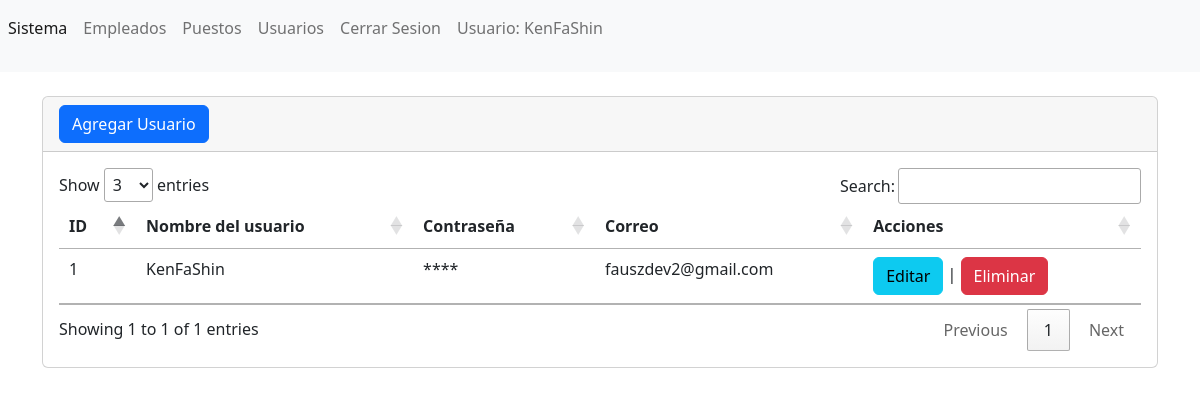
The page /secciones/usuarios/index.php (signed in) on the database its author committed.
### tables this page shows
CREATE TABLE `tbl_usuarios` (
  `id` int(11) NOT NULL,
  `usuario` varchar(255) NOT NULL,
  `passwrd` varchar(255) NOT NULL,
  `correo` varchar(255) NOT NULL
);

### secciones/usuarios/index.php (the view, shortened to what this page needs)
<?php
include("../../bd.php");
$sentencia = $conexion->prepare("SELECT * FROM `tbl_usuarios`");
$sentencia -> execute();
$lista_tbl_usuarios = $sentencia->fetchAll(PDO::FETCH_ASSOC);
?>
<?php include("../../templates/header.php");?>
<br>
<div class="card">
    <div class="card-header">
        <a name="btn_ir_a_crear_usuario" id="btn_ir_a_crear_usuario" class="btn btn-primary" href="crear.php" role="button">Agregar Usuario</a>
    </div>
    <div class="card-body">
        <div class="table-responsive">
            <table class="table table" id="tabla_id">
                <thead>
                    <tr>
                        <th scope="col">ID</th>
                        <th scope="col">Nombre del usuario</th>
                        <th scope="col">Contraseña</th>
                        <th scope="col">Correo</th>
                        <th scope="col">Acciones</th>
                    </tr>
                </thead>
                <tbody>
                    <?php foreach($lista_tbl_usuarios as $registro){?>
                    <tr class="">
                        <td scope="row"><?php echo $registro['id'];?></td>
                        <td><?php echo $registro['usuario'];?></td>
                        <td><?php echo "****";?></td>
                        <td><?php echo $registro['correo'];?></td>
                        <td>
                            <a name="btn_editar_usuario" id="btn_editar_usuario" class="btn btn-info" href="editar.php?txtID=<?php echo $registro['id'];?>" role="button">Editar</a> |
                            <a name="btn_eliminar_usuario" id="btn_eliminar_usuario" class="btn btn-danger" href="javascript:borrar(<?php echo $registro['id'];?>);" role="button">Eliminar</a>
                        </td>
                    </tr>
                    <?php }?>
                </tbody>
            </table>
        </div>
    </div>
</div>
<?php include("../../templates/footer.php");?>

### rows shown on the page
tbl_usuarios: id "1", usuario "KenFaShin", correo "fauszdev2@gmail.com"

### other values the page prints
$_SESSION['usuario'] "KenFaShin"
